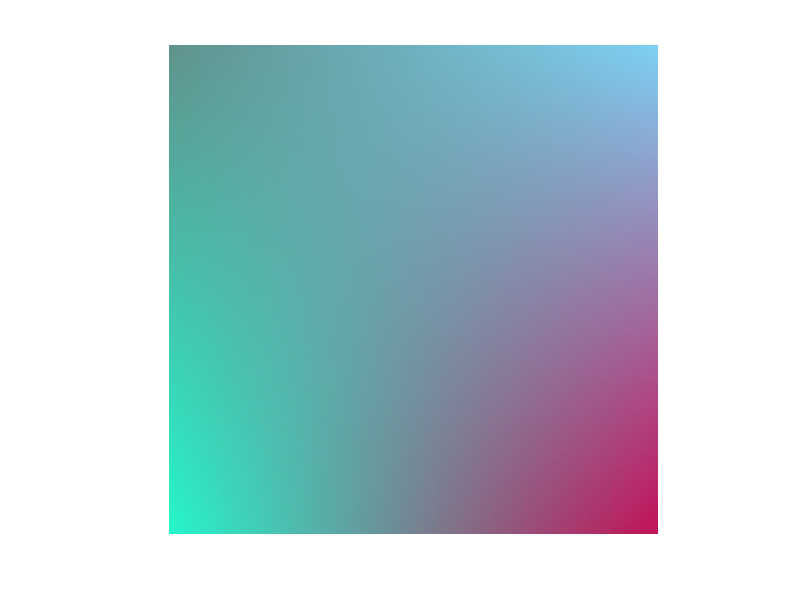

Write MATLAB code to recreate this figure.
%L applicazione è metterla in oggetti tassellati per fare altro

%Assegnamo dei colori in formato RGB ai 4 vertici. Aggiunta quarta colonna per la trasparenza
v1=[96,147,141];
v2=[126,207,242];
v3=[38,245,202];
v4=[194,18,89];

%Effettuiamo l'interpolazione bilineare tra i colori dei vertici per ottenere poi l'effetto di shading

%creazione di una matrice di 100x100x3 per contenere i colori
img=zeros(100,100,3);
img(1,1,:)=v1;
img(1,100,:)=v2;
img(100,1,:)=v3;
img(100,100,:)=v4;
for i=1:100
    for j=1:100
        %f(xi,y0)
        a=img(1,1,:).*(i-100)/(1-100)+img(100,1,:).*(i-1)/(100-1);
        a
        %f(xi,y1)
        b=img(1,100,:).*(i-100)/(1-100)+img(100,100,:).*(i-1)/(100-1);
        %f(xi,yi)
        img(i,j,:)=a.*(j-100)/(1-100)+b.*(j-1)/(100-1);
    end
end
imshow(uint8(img));



%Operazioni vettoriali (1 for)


%img2=zeros(100,100,3);
%img2(1,1,:)=v1;
%img2(1,100,:)=v2;
%img2(100,1,:)=v3;
%img2(100,100,:)=v4;
%for i=1:100
 %   a=img(1,1,:).*(i-100)/(1-100)+img(100,1,:).*(i-1)/(100-1);
        %f(xi,y1)
  %  b=img(1,100,:).*(i-100)/(1-100)+img(100,100,:).*(i-1)/(100-1);
   % img2(i,:,:)=(a.*(1:100-100)/(1-100))'+(b.*(1:100-1)/(100-1))';
%end

%imshow(uint8(img2));
